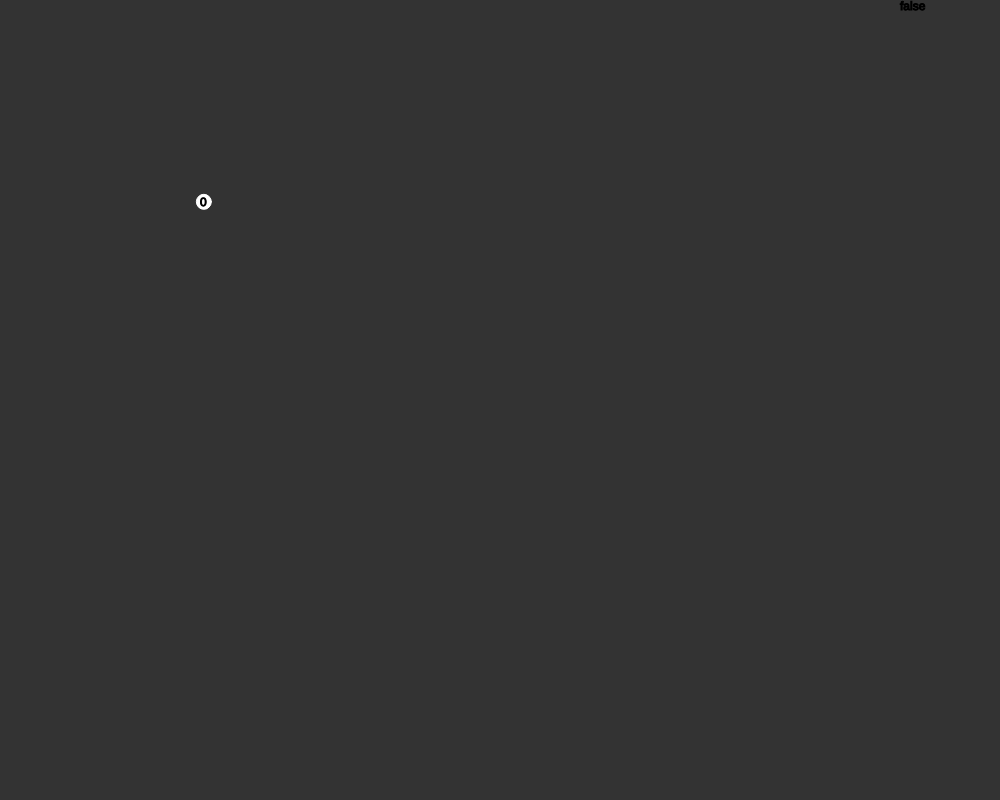
Frame 1 (no input)
Frame 60 (no input): blank canvas, image omitted
Frame 120 (the mouse pressed at the canvas centre since frame 60): blank canvas, image omitted

The p5.js sketch that drew this single still picture (run headless with seeded random() and noise() and a simulated clock; from frame 60 on, the mouse is pressed at the canvas centre):

// p5.js sketch
// ── sketch.js
let C_W = 1000;
let C_H = 800;

const BLOCKS = [];
const BALLS = [];
const POINTS = [];
const LINES = [];
let PREV_MOUSE_X = 0;
let PREV_MOUSE_Y = 0;
let DEBUG_TEXT = false;
let DEBUG = false;
let SKIP = false;
let SIZE = 1;
let BALL_COUNT = 0;

class Point{
    constructor(x, y, size, color) {
        if(!color){
            this.color='white';
        } else{
            this.color = color;
        }

        if(!size){
            this.size = SIZE;
        } else {
            this.size = size;
        }

        this.position = createVector(x, y);
        this.velocity = createVector(0,0);
        this.acceleration = createVector(0, 0);
    }
    update() {
        this.position.add(this.velocity);
        this.velocity.add(this.acceleration);
    }
    show() {
        stroke(this.color);
        fill(this.color);
        circle(this.position.x, this.position.y, this.size);
    }
}

class Line{
    constructor(x1, y1, x2, y2, color){
        if(!color){
            this.color="white";
        } else {
            this.color = color;
        }
        this.x1 = x1;
        this.y1 = y1;
        this.x2 = x2;
        this.y2 = y2;
    }
    update(){
    }
    show(){
        stroke(this.color);
        line(this.x1, this.y1, this.x2, this.y2);
    }
}

class Block{
    constructor(x, y, width, depth, corner) {
        if(!corner){
            this.corner = 7;
        } else {
            this.corner = corner;
        }

        if(!corner){
            this.corner = SIZE;
        } else {
            this.corner = corner;
        }

        this.x = x;
        this.y = y;
        this.width = width;
        this.depth = depth;
        this.position = createVector(x, y);
        this.velocity = createVector(0,0);
        // this.velocity.setMag(random(0.5,1.5));
        this.acceleration = createVector(0,0);
    }

    update() {
        this.position.add(this.velocity);
        this.velocity.add(this.acceleration);
    }

    show() {
        stroke(255);
        fill("green");
        rect(this.x, this.y, this.width, this.depth, this.corner, this.corner, this.corner, this.corner);
        fill("white");
    }
}

class Ball{
    constructor(x, y, size, velocity) {
        if(!velocity){
            this.velocity=createVector(0,0);
        } else{
            this.velocity = velocity;
        }
        this.position = createVector(x, y);
        this.acceleration = createVector(0, .1);
        this.size = size;
        this.id = BALL_COUNT;
        BALL_COUNT++;
    }

    update() {

        if(SKIP > 0){

            this.position.add(this.velocity);
            this.velocity.add(this.acceleration);

            this.velocity.mult(.9996);
            SKIP -= 1;
            return;
        }

        this.position.add(this.velocity);
        this.velocity.add(this.acceleration);

        // this.velocity.mult(.9996);

        // WALL COLLISION
        // VVVVVVVVVVVVVV
        if(this.position.x - this.size / 2 < 0){
            this.position.x = this.size / 2;
            this.velocity.x = this.velocity.x * -1;
        }
        if(this.position.x + this.size / 2 > C_W) {
            this.position.x = C_W-this.size/2;
            this.velocity.x = this.velocity.x * -1;
        }

        if(this.position.y -this.size / 2 < 0){
            this.position.y = this.size/2;
            this.velocity.y = this.velocity.y * -1;
        }
        if(this.position.y + this.size / 2 > C_H){
            this.position.y = C_H-this.size/2;
            this.velocity.y = this.velocity.y * -1;
        }


        // BLOCK COLLISION
        // VVVVVVVVVVVVVVV

        let next;
        // `next` is where the ball will be next frame

        next = createVector(this.position.x + this.velocity.x, this.position.y + this.velocity.y);

        // next = createVector(this.position.x, this.position.y);

        for(let block of BLOCKS){
            // All distances are positive if "outside" the block and negative if "inside"

            // `top` is the ball's (signed) distance from the top of the block
            let top = block.position.y - next.y;

            // `bottom` is the ball's (signed) distance from the bottom of the block
            let bottom = next.y - (block.position.y + block.depth);

            // `left` is the ball's (signed) distance from the left side of the block
            let left = block.position.x - next.x;

            // `right` is the ball's (signed) distance from the right side of the block
            let right = next.x - (block.position.x + block.width);

            // if shortest distance is less than radius of ball, possible collision
            // if(choice < this.size/2){
            if(left < this.size/2 && right < this.size/2 && top < this.size/2 && bottom < this.size/2){
                // recalculate distances from CURRENT position
                top = block.position.y + block.corner - this.position.y;
                bottom = this.position.y - (block.position.y + block.depth - block.corner);
                left = block.position.x + block.corner - this.position.x;
                right = this.position.x - (block.position.x + block.width - block.corner);

                if(top > 0 && bottom < 0 && left < 0 && right < 0){ // top side collision
                    this.velocity.y *= -1;
                } else
                if(bottom > 0 && top < 0 && left < 0 && right < 0){ // bottom side collision
                    this.velocity.y *= -1;
                } else
                if(left > 0 && right < 0 && top < 0 && bottom < 0){ // left side collision
                    this.velocity.x *= -1;
                } else
                if(right > 0 && left < 0 && top < 0 && bottom < 0){ // right side collision
                    this.velocity.x *= -1;
                } else
                if(top > 0 && bottom < 0 && left > 0 && right < 0){ // top left corner collision
                    this.velocity = this.corner_collide(block.position.x+block.corner, block.position.y+block.corner);
                } else
                if(top > 0 && bottom < 0 && right > 0 && left < 0){ // top right corner collision
                    this.velocity = this.corner_collide(block.position.x+block.width-block.corner, block.position.y+block.corner);
                } else
                if(bottom > 0 && top < 0 && left > 0 && right < 0){ // bottom left corner collision
                    this.velocity = this.corner_collide(block.position.x+block.corner, block.position.y+block.depth-block.corner);
                } else
                if(bottom > 0 && top < 0 && right > 0 && left < 0){
                    this.velocity = this.corner_collide(block.position.x+block.width-block.corner, block.position.y+block.depth-block.corner);
                } else {
                    noLoop();
                }
            }
        }



    }

    show() {
        stroke(255);
        fill(255);
        circle(this.position.x, this.position.y, this.size);
        stroke(0);
        fill(0);
        text(`${this.id}`, this.position.x-this.size/4, this.position.y+this.size/4);

    }

    corner_collide(corner_x, corner_y){
        let start = this.velocity.mag()
        let corner = createVector(corner_x, corner_y);
        let normal = createVector(this.position.x, this.position.y).sub(corner);
        let nTn = normal.dot(normal);
        let nTv = normal.dot(this.velocity);
        let v_n = normal.mult(nTv / nTn);
        let v_p = this.velocity - v_n;
        let v2 = v_n.mult(-1).add(v_p)
        let ratio = start / v2.mag();

        if(ratio > 2){
            v2.mult(ratio);
        }

        return this.velocity = v2;
    }

}


function setup() {
    createCanvas(C_W, C_H);
    frameRate(120);
    BALLS.push(new Ball(200, 200, 15, createVector(random(1,5), random(1,5))));

    if(DEBUG){
        for(i=0; i<5; i++){
            BLOCKS.push(new Block(random(100, C_W-100), random(100, C_H-100), random(50,200), random(50, 200)));
        }
    }
    strokeWeight(1);
}

function keyTyped(){
    if(keyCode===32){
        BALLS.push(new Ball(10, 10, 15, createVector(random(1,5), random(1,5))));
    }
}

function mousePressed() {
    PREV_MOUSE_X = mouseX;
    PREV_MOUSE_Y = mouseY;
}

function mouseReleased(){
    // size = dist(PREV_MOUSE_X, PREV_MOUSE_Y, mouseX, mouseY);
    // size = max(size, 1);

    loop();

    let left = min(mouseX, PREV_MOUSE_X);
    let top = min(mouseY, PREV_MOUSE_Y);
    let width = abs(mouseX - PREV_MOUSE_X);
    let depth = abs(mouseY - PREV_MOUSE_Y);

    if(!DEBUG){
        BLOCKS.push(new Block(left, top, width, depth));
    }

}

function draw() {
  // put drawing code her
  background(51);
  for (let block of BLOCKS){
    block.update();
    block.show();
  }

  for (let ball of BALLS){
    ball.update();
    ball.show();
  }
  for(let point of POINTS){
    point.update();
    point.show()
  }
  for(let line of LINES){
    line.update();
    line.show();
  }

  text(`${DEBUG_TEXT}`, C_W-100, 10);
}
